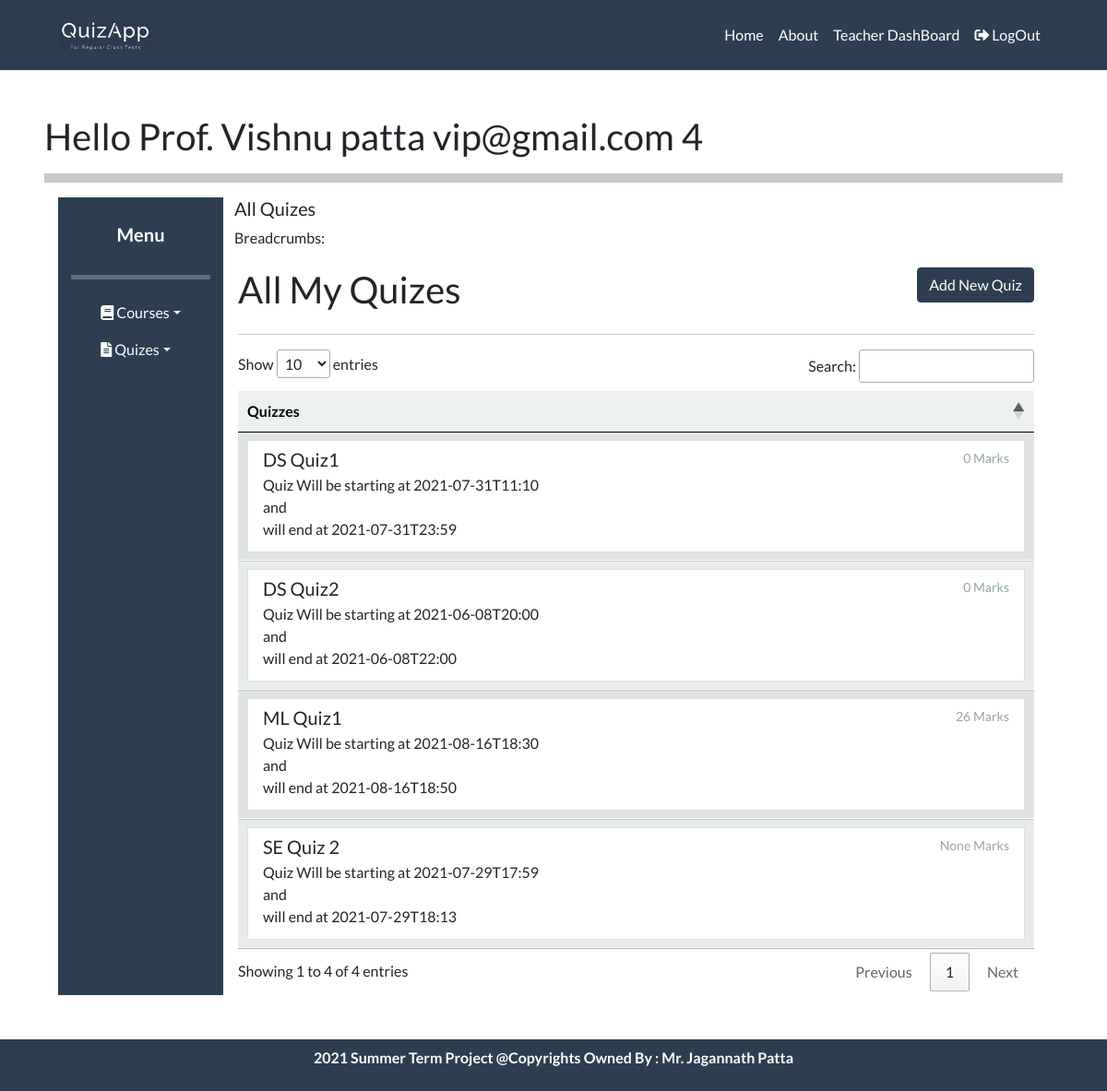
The page /teacher/AllQuiz (signed in) on the database as committed earlier.
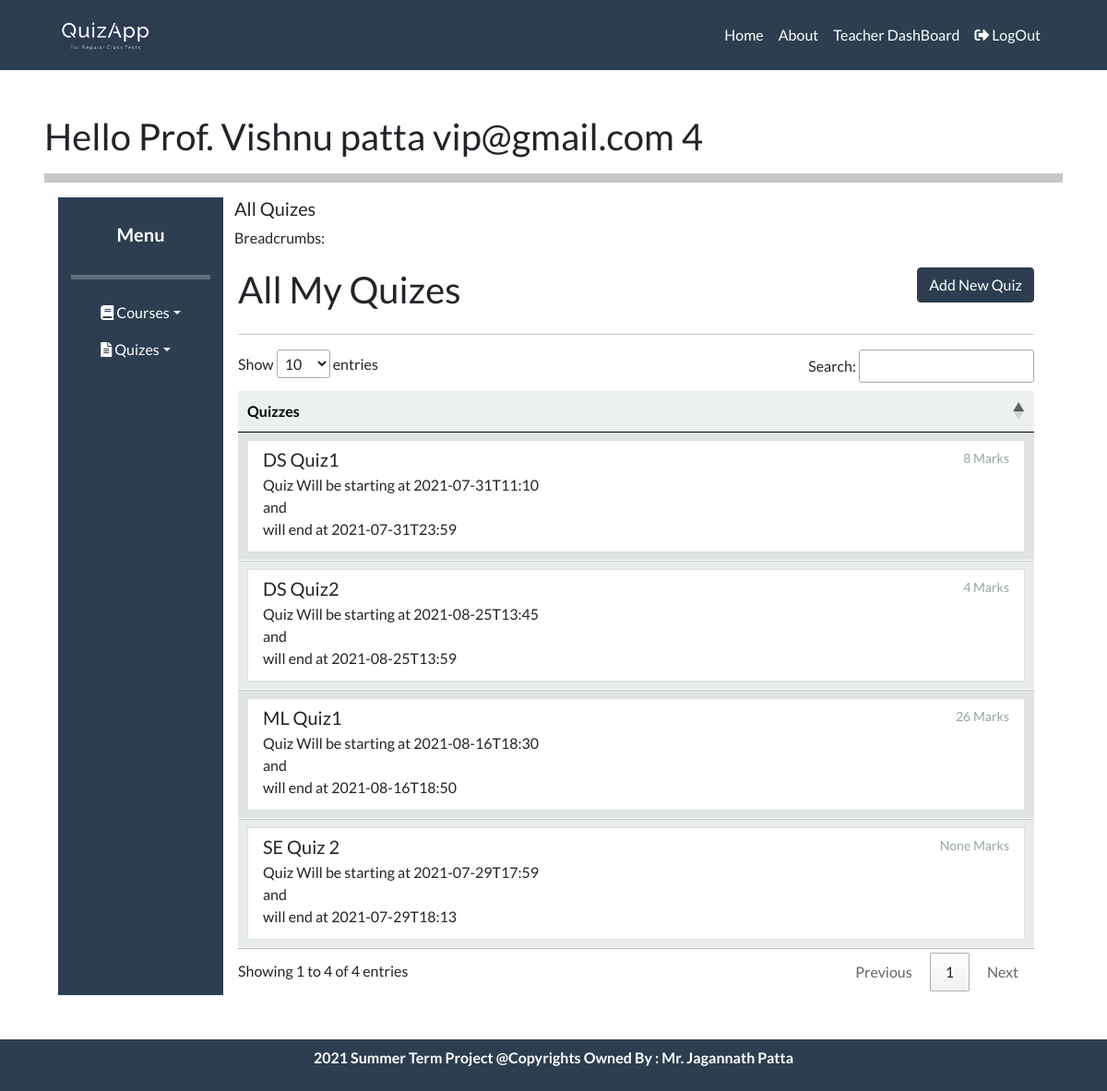
The same page on the database as committed later.
### tables this page shows
CREATE TABLE "Quiz" (
	"quiz_id"	INTEGER NOT NULL PRIMARY KEY AUTOINCREMENT,
	"teacher_id"	INTEGER NOT NULL,
	"course_id"	INTEGER NOT NULL,
	"quiz_name"	TEXT,
	"img_id"	INTEGER NOT NULL,
	"img_key"	BLOB,
	"quiz_marks"	INTEGER DEFAULT 0,
	"quiz_startDate"	TEXT NOT NULL,
	"quiz_endDate"	TEXT NOT NULL,
	FOREIGN KEY("img_id") REFERENCES "Images"("image_id") ON DELETE SET NULL,
	UNIQUE("course_id","teacher_id","quiz_name"),
	FOREIGN KEY("teacher_id") REFERENCES "Teacher"("teacher_id") ON DELETE CASCADE,
	FOREIGN KEY("course_id") REFERENCES "Course"("course_id") ON DELETE CASCADE
);

### Teacher/views.py (the view)
@breadcrumb('All Quizes')
def AllQuizes():
    page = check_user("/teacherSite/course.html")
    if len(page) > 1:
        return render_template(page[0] , msg = page[1])
    else:
        try:
            conn = sqlite3.connect("DataBase/quizAppDataBase.db")
            cursor = conn.cursor()
            quizes = cursor.execute("SELECT QUIZ_ID , QUIZ_NAME , QUIZ_MARKS , QUIZ_STARTDATE , QUIZ_ENDDATE from QUIZ WHERE TEACHER_ID = ? " , ( session['role_id'] , )).fetchall()
            cursor.close()
            conn.close()
        except Exception as e:
                msg = "Some Error : " + str(e)
        return render_template(page[0] , quizes = quizes )

### Teacher/views.py (called while the page is built)
def check_user(page):
    if session.get("email"):
        if session.get("user_role") == 'T':
            return [page]
        else:
            return [page , "You Don't have these previlages." ]
    else:
        return ['login.html']

### breadcrumb.py (called while the page is built, shortened)
def breadcrumb(view_title):
    def decorator(f):
        @functools.wraps(f)
        def decorated_function(*args, **kwargs):
            flask.g.title = view_title
            session_crumbs = flask.session.setdefault('crumbs', [])
            flask.g.breadcrumbs = []
            for path, title in session_crumbs:
                flask.g.breadcrumbs.append(BreadCrumb(path, title))
            flask.session.modified = True
            item = (flask.request.url, view_title)
            try:
                if item[1] not in [ i[1] for i in session_crumbs]:
                    session_crumbs.append(item)
            except:
                pass
            rv = f(*args, **kwargs)
            if len(session_crumbs) > 5:
                session_crumbs.pop(0)
            return rv
        return decorated_function
    return decorator

### templates/teacherSite/course.html (shortened to what this page needs)
{% extends "/teacherSite/teacherHome.html" %}
{% block body %}
<div class="p-sm-1">
<div class="row">
    {% if course %}
        <div class="col-md-9">
            <h3> All Quizzes in this course.</h3>
        </div>
        <div class="col-md-3">
            <a class="btn btn-primary float-right mb-2" onclick="deleteCourse( '{{course[0]}}' )" > Delete Course </a>
             <a class="btn btn-primary float-right mb-2 mr-1" href="/teacher/AddQuiz?cid={{course[0]}}">Add New Quiz</a>
        </div>
    {% else %}
        <div class="col-md-9">
            <h2> All My Quizes </h2>
        </div>
        <div class="col-md-3">
             <a class="btn btn-primary float-right mb-2" href="/teacher/AddQuiz">Add New Quiz</a>
        </div>
    {% endif %}
</div>
<hr>
    <table id='tab' class="display table responsive table-hover">
        <thead>
            <tr class="table-light">
              <th scope="col"> Quizzes </th>
            </tr>
          </thead>
        <tbody>
            {% for quiz in  quizes: %}
          <tr class="table-light">
            <td>
                <a href="/teacher/quiz?id={{quiz[0]}}&name={{quiz[1]}}" class="list-group-item list-group-item-action flex-column align-items-start">
                    <div class="d-flex w-100 justify-content-between">
                        <h5 class="mb-1"> {{quiz[1] }}   </h5>
                        <small class="text-muted">{{quiz[2]}} Marks </small>
                    </div>
                        <p class="mb-1">Quiz Will be starting at {{quiz[3]}} <br> and <br> will end at {{quiz[4]}}</p>
                </a>
            </td>
          </tr>
          {% endfor %}
        </tbody>
    </table>
</div>
{% endblock %}

Rows that differ between the two databases and show on the page:
changed Quiz "DS Quiz1": quiz_marks "0" → "8"
changed Quiz "DS Quiz2": quiz_marks "0" → "4"; quiz_startDate "2021-06-08T20:00" → "2021-08-25T13:45"; quiz_endDate "2021-06-08T22:00" → "2021-08-25T13:59"
